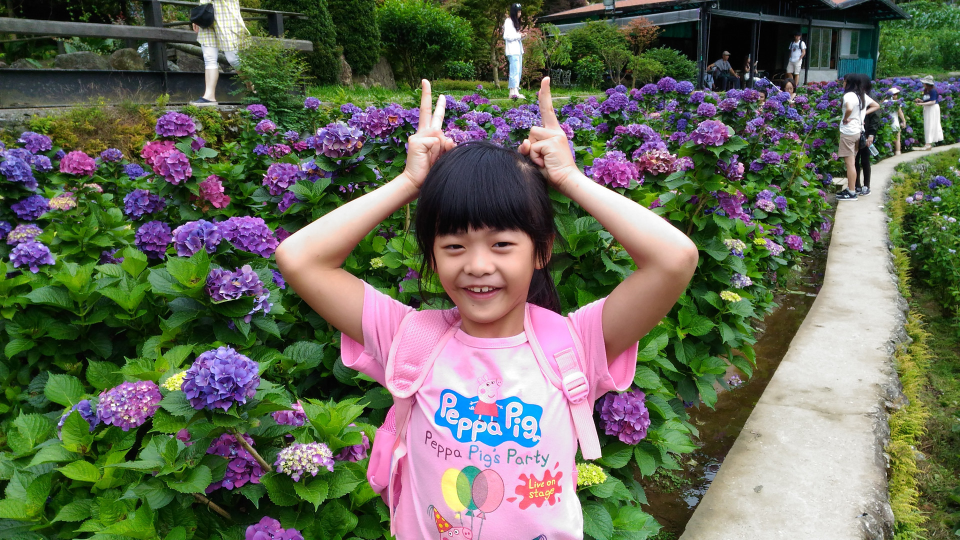
#> input picture resource_help/ResHelp/ImageHelp/images/1.jpg, 1920 x 1080 px, found by its file name (shown at 1/2 size)
$ python ImageHelpPillow.py   (older library calls are emulated)
#> lines starting #> are read from the running program, lines starting #| are printed output that depends on the picture
### resource_help/ResHelp/ImageHelp/ImageHelpBase.py
#!/usr/bin/env python3
# -*- coding: utf-8 -*-

' this is a base class for ImageHelp '

import logging
from abc import ABCMeta, abstractmethod

__author__ = 'Ed Hsu'


class ImageHelpBase(metaclass=ABCMeta):
    @abstractmethod
    def resize_by_long_side(self, size, quality, src_img, target_img):
        pass

    @classmethod
    def calculate_size(cls, size_image, length):
        if size_image[0] >= size_image[1]:
            length_long = size_image[0]
            length_short = size_image[1]
        else:
            length_long = size_image[1]
            length_short = size_image[0]
        factor = length_long / length
        logging.debug('''factor:{}'''.format(factor))
        length_long_new = length
        length_short_new = int(round(length_short / factor))
        if size_image[0] >= size_image[1]:
            return length_long_new, length_short_new
        else:
            return length_short_new, length_long_new

# [2 lines that do not run on import are left out]

### resource_help/ResHelp/ImageHelp/ImageHelpPillow.py
#!/usr/bin/env python3
# -*- coding: utf-8 -*-

' ImageHelp implemented with Pillow '

import os
import logging
from PIL import Image
if __name__ == '__main__':
    from ImageHelpBase import ImageHelpBase
else:
    from .ImageHelpBase import ImageHelpBase

__author__ = 'Ed Hsu'

logging.basicConfig(
    level=logging.INFO,
    format='%(asctime)s %(levelname)s [%(filename)s-%(funcName)s()]'
    ' %(message)s',
    datefmt='%m-%d %H:%M')


class ImageHelpPillow(ImageHelpBase):
    def __init__(self):
        super().__init__()

    @classmethod
    def resize_by_long_side(cls, length, quality, src_img, target_img):
#> called with length = 300, quality = 100
        logging.debug('''
        srcFile:{}
        targetFile:{}
        length:{}'''.format(src_img, target_img, length))
        try:
            img = Image.open(src_img)
#> img is the input picture: PIL image 1920x1080 RGB; mean R, G, B 102.8, 106.6, 88.5
            width, height = img.size
#> width = 1920; height = 1080
            logging.debug('''image size:{} X {}'''.format(width, height))
            new_size = cls.calculate_size((width, height), length)
#> new_size = (300, 169)
            logging.debug(
                '''new image size:{} X {}'''.format(
                    new_size[0], new_size[1]))
            # img.thumbnail((new_size[0], new_size[1]), Image.ANTIALIAS)
            img = img.resize((new_size[0], new_size[1]), Image.ANTIALIAS)
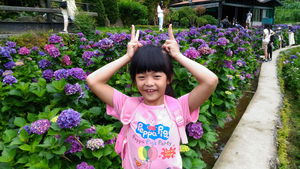
#> img: PIL image 300x169 RGB; mean R, G, B 102.8, 106.6, 88.5
            img.save(target_img, quality=quality)
        except Exception as inst:
            logging.error('''Exception:{},{}'''.format(type(inst), inst))


if __name__ == '__main__':
    myImageHelp = ImageHelpPillow()
    # resDir = '{}{}{}'.format(os.path.dirname(__file__), os.sep, 'res')
    resDir = os.path.join(os.path.dirname(__file__), 'res')
    srcFile = os.path.join(resDir, '1.jpg')
    targetFile = os.path.join(resDir, '1_output.jpg')
    myImageHelp.resize_by_long_side(300, 100, srcFile, targetFile)

$ run again, with resource_help/ResHelp/ImageHelp/images/2.jpg copied over resource_help/ResHelp/ImageHelp/images/1.jpg
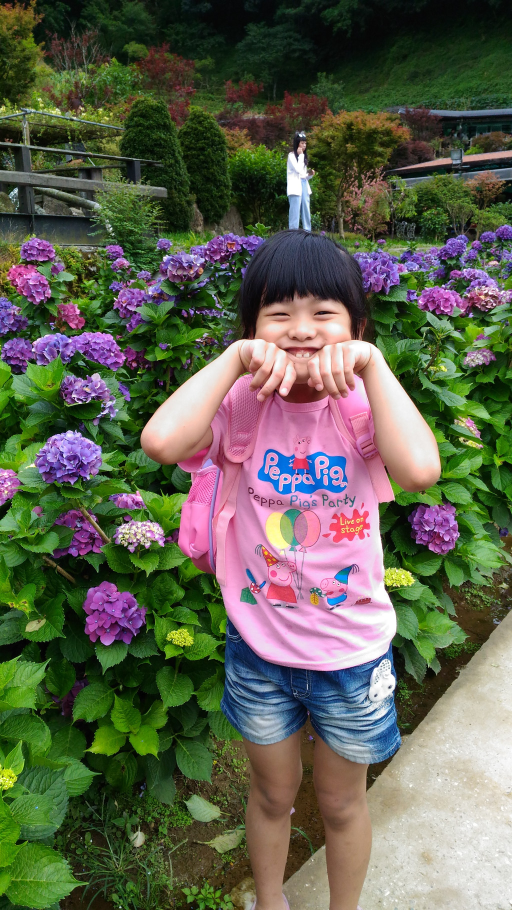
#> input picture resource_help/ResHelp/ImageHelp/images/2.jpg, 1024 x 1820 px, found by its file name (shown at 1/2 size)
#> in resize_by_long_side, img is the input picture: PIL image 1024x1820 RGB; mean R, G, B 94.8, 97.2, 78.8
#> in resize_by_long_side, `img = img.resize((new_size[0], new_size[1]), Image.ANTIALIAS)`:
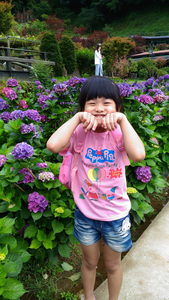
#> img: PIL image 169x300 RGB; mean R, G, B 94.8, 97.2, 78.9
